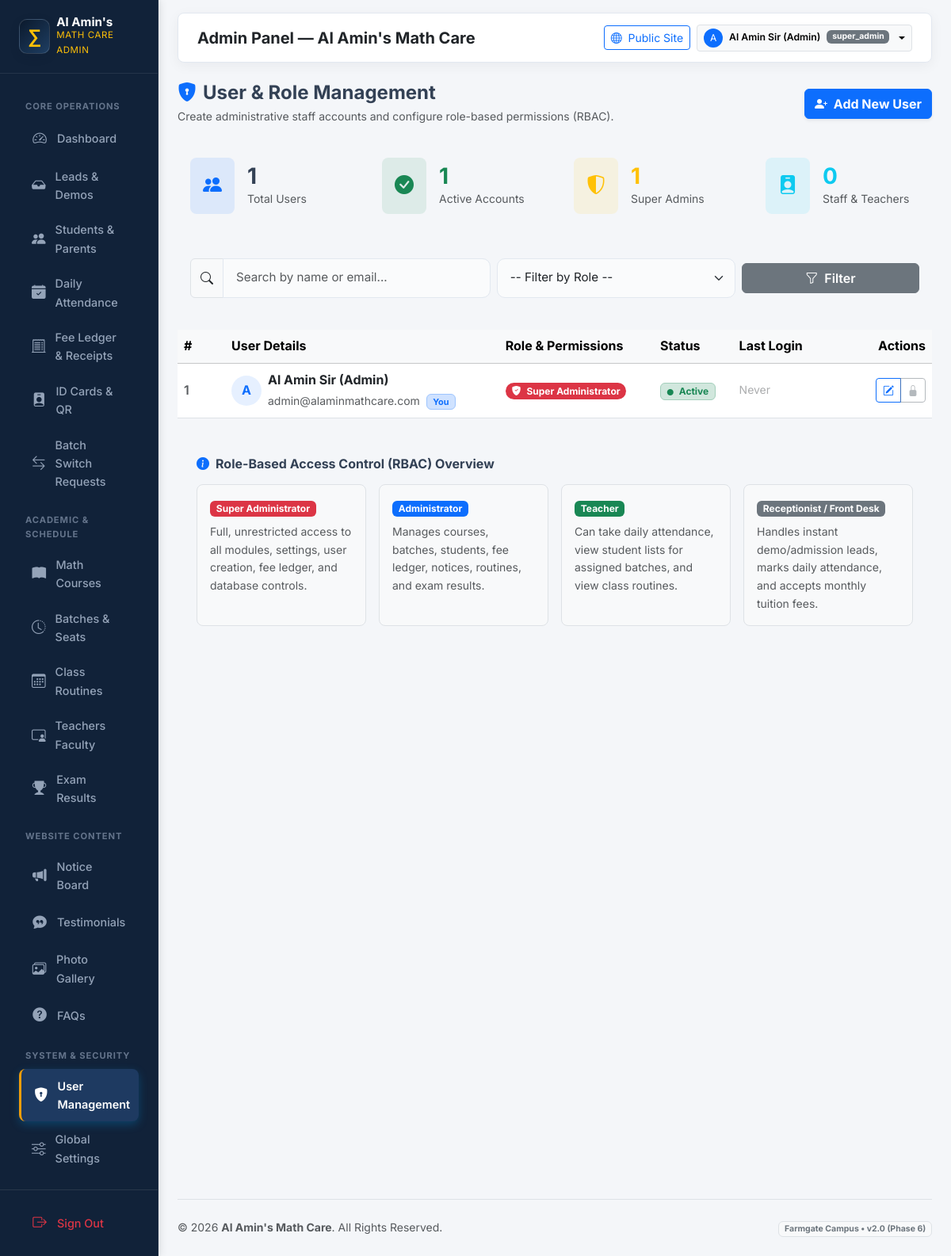
Screenshot of /admin/users/index.php (signed in) with the database file from the repository.
### tables this page shows
CREATE TABLE IF NOT EXISTS `users` (
  `id` INT UNSIGNED AUTO_INCREMENT PRIMARY KEY,
  `role_id` TINYINT UNSIGNED NOT NULL,
  `name` VARCHAR(100) NOT NULL,
  `email` VARCHAR(120) NOT NULL UNIQUE,
  `password` VARCHAR(255) NOT NULL,
  `status` ENUM('active', 'inactive', 'suspended') DEFAULT 'active',
  `failed_login_attempts` TINYINT UNSIGNED DEFAULT 0,
  `lockout_until` DATETIME NULL,
  `last_login` DATETIME NULL,
  `reset_token_hash` VARCHAR(64) DEFAULT NULL,
  `reset_token_expires_at` DATETIME DEFAULT NULL,
  `is_deleted` TINYINT(1) DEFAULT 0,
  `created_at` TIMESTAMP DEFAULT CURRENT_TIMESTAMP,
  `updated_at` TIMESTAMP DEFAULT CURRENT_TIMESTAMP ON UPDATE CURRENT_TIMESTAMP,
  FOREIGN KEY (`role_id`) REFERENCES `roles`(`id`)
);

CREATE TABLE IF NOT EXISTS `roles` (
  `id` TINYINT UNSIGNED AUTO_INCREMENT PRIMARY KEY,
  `slug` VARCHAR(30) NOT NULL UNIQUE,
  `name` VARCHAR(50) NOT NULL
);

### includes/i18n.php (called while the page is built, shortened)
<?php
function app_config(): array
{
    static $config = null;
    if ($config === null) {
        $config = require __DIR__ . '/../config/app.php';
    }
    return $config;
}
function current_locale(): string
{
    $config = app_config();
    $locale = $_GET['lang'] ?? $_COOKIE['site_lang'] ?? $_COOKIE['locale'] ?? $config['default_locale'];
    return $locale;
}
function init_i18n(): void
{
    $config = app_config();
}
function base_url(string $path = ''): string
{
    $base = rtrim(app_config()['base_url'] ?? '', '/');
    $path = ltrim($path, '/');
    return $base . ($path !== '' ? '/' . $path : '');
}

### includes/helpers.php (called while the page is built, shortened)
<?php
function e(?string $value): string
{
    return htmlspecialchars($value ?? '', ENT_QUOTES | ENT_SUBSTITUTE, 'UTF-8');
}
function clean_input(mixed $data): string
{
    return trim(strip_tags((string) $data));
}

### admin/users/index.php (the view, shortened to what this page needs)
<?php
$pdo = db();
$search = clean_input($_GET['search'] ?? '');
$sql = '
    SELECT u.*, r.name AS role_name, r.slug AS role_slug
    FROM users u
    JOIN roles r ON u.role_id = r.id
    WHERE u.is_deleted = 0
';
$params = [];
$sql .= ' ORDER BY u.role_id ASC, u.id ASC';
$stmt = $pdo->prepare($sql);
$stmt->execute($params);
$users = $stmt->fetchAll();
$totalUsers = count($users);
$activeUsers = 0;
$superAdmins = 0;
$staffUsers = 0;
foreach ($users as $u) {
    if ($u['status'] === 'active') {
        $activeUsers++;
    }
    if ($u['role_slug'] === 'super_admin') {
        $superAdmins++;
    } else {
        $staffUsers++;
    }
}
require_once __DIR__ . '/../includes/header.php';
?>
<div class="d-flex justify-content-between align-items-center flex-wrap gap-2 mb-4">
    <div>
        <h4 class="fw-bold mb-1"><i class="bi bi-shield-lock-fill text-primary me-2"></i>User & Role Management</h4>
        <p class="text-muted small mb-0">Create administrative staff accounts and configure role-based permissions (RBAC).</p>
    </div>
    <div>
        <a href="<?= e(base_url('admin/users/create.php')) ?>" class="btn btn-primary fw-bold shadow-sm">
            <i class="bi bi-person-plus-fill me-1"></i> Add New User
        </a>
    </div>
</div>
<div class="row g-3 mb-4">
    <div class="col-6 col-md-3">
        <div class="admin-card p-3">
            <div class="d-flex align-items-center gap-3">
                <div class="rounded-3 bg-primary bg-opacity-10 p-3 text-primary fs-4">
                    <i class="bi bi-people-fill"></i>
                </div>
                <div>
                    <h3 class="fw-bold mb-0"><?= $totalUsers ?></h3>
                    <div class="text-muted small">Total Users</div>
                </div>
            </div>
        </div>
    </div>
    <div class="col-6 col-md-3">
        <div class="admin-card p-3">
            <div class="d-flex align-items-center gap-3">
                <div class="rounded-3 bg-success bg-opacity-10 p-3 text-success fs-4">
                    <i class="bi bi-check-circle-fill"></i>
                </div>
                <div>
                    <h3 class="fw-bold mb-0 text-success"><?= $activeUsers ?></h3>
                    <div class="text-muted small">Active Accounts</div>
                </div>
            </div>
        </div>
    </div>
    <div class="col-6 col-md-3">
        <div class="admin-card p-3">
            <div class="d-flex align-items-center gap-3">
                <div class="rounded-3 bg-warning bg-opacity-10 p-3 text-warning fs-4">
                    <i class="bi bi-shield-shaded"></i>
                </div>
                <div>
                    <h3 class="fw-bold mb-0 text-warning"><?= $superAdmins ?></h3>
                    <div class="text-muted small">Super Admins</div>
                </div>
            </div>
        </div>
    </div>
    <div class="col-6 col-md-3">
        <div class="admin-card p-3">
            <div class="d-flex align-items-center gap-3">
                <div class="rounded-3 bg-info bg-opacity-10 p-3 text-info fs-4">
                    <i class="bi bi-person-badge-fill"></i>
                </div>
                <div>
                    <h3 class="fw-bold mb-0 text-info"><?= $staffUsers ?></h3>
                    <div class="text-muted small">Staff & Teachers</div>
                </div>
            </div>
        </div>
    </div>
</div>
<div class="admin-card mb-4">
    <div class="card-body p-3">
        <form method="GET" action="" class="row g-2 align-items-center">
            <div class="col-md-5">
                <div class="input-group">
                    <span class="input-group-text bg-light"><i class="bi bi-search"></i></span>
                    <input type="text" name="search" class="form-control" placeholder="Search by name or email..." value="<?= e($search) ?>">
                </div>
            </div>
            <div class="col-md-4">
                <select name="role" class="form-select">
                    <option value="">-- Filter by Role --</option>
                </select>
            </div>
            <div class="col-md-3 d-flex gap-2">
                <button type="submit" class="btn btn-secondary w-100 fw-semibold">
                    <i class="bi bi-funnel me-1"></i> Filter
                </button>
            </div>
        </form>
    </div>
</div>
<div class="admin-card">
    <div class="table-responsive">
        <table class="table table-hover align-middle mb-0">
            <thead class="table-light">
                <tr>
                    <th style="width: 60px;">#</th>
                    <th>User Details</th>
                    <th>Role & Permissions</th>
                    <th>Status</th>
                    <th>Last Login</th>
                    <th class="text-end" style="width: 140px;">Actions</th>
                </tr>
            </thead>
            <tbody>
                <?php if (empty($users)): ?>
                    <tr>
                        <td colspan="6" class="text-center py-4 text-muted">
                            <i class="bi bi-person-x fs-2 d-block mb-2 opacity-50"></i>
                            No users found matching your criteria.
                        </td>
                    </tr>
                <?php else: ?>
                    <?php foreach ($users as $index => $u): ?>
                        <tr>
                            <td class="text-muted fw-semibold"><?= $index + 1 ?></td>
                            <td>
                                <div class="d-flex align-items-center gap-2">
                                    <div class="rounded-circle bg-primary bg-opacity-10 text-primary fw-bold d-flex align-items-center justify-content-center" style="width: 38px; height: 38px;">
                                        <?= strtoupper(substr($u['name'], 0, 1)) ?>
                                    </div>
                                    <div>
                                        <strong class="text-dark d-block"><?= e($u['name']) ?></strong>
                                        <small class="text-muted"><?= e($u['email']) ?></small>
                                        <?php if ((int)$u['id'] === (int)($_SESSION['admin_user_id'] ?? 0)): ?>
                                            <span class="badge bg-primary-subtle text-primary border border-primary-subtle ms-1" style="font-size: 0.68rem;">You</span>
                                        <?php endif; ?>
                                    </div>
                                </div>
                            </td>
                            <td>
                                <?php
                                $roleBadge = match($u['role_slug']) {
                                    'super_admin' => 'bg-danger text-white',
                                    'admin'       => 'bg-primary text-white',
                                    'teacher'     => 'bg-success text-white',
                                    default       => 'bg-secondary text-white',
                                };
                                ?>
                                <span class="badge rounded-pill px-2.5 py-1 <?= $roleBadge ?>">
                                    <i class="bi <?= $u['role_slug'] === 'super_admin' ? 'bi-shield-fill-check' : 'bi-person-badge' ?> me-1"></i>
                                    <?= e($u['role_name']) ?>
                                </span>
                            </td>
                            <td>
                                <?php if ($u['status'] === 'active'): ?>
                                    <span class="badge bg-success-subtle text-success border border-success-subtle">
                                        <i class="bi bi-circle-fill me-1" style="font-size: 0.5rem;"></i> Active
                                    </span>
                                <?php elseif ($u['status'] === 'suspended'): ?>
                                    <span class="badge bg-danger-subtle text-danger border border-danger-subtle">
                                        <i class="bi bi-slash-circle me-1"></i> Suspended
                                    </span>
                                <?php else: ?>
                                    <span class="badge bg-secondary-subtle text-secondary border border-secondary-subtle">
                                        <i class="bi bi-pause-circle me-1"></i> Inactive
                                    </span>
                                <?php endif; ?>
                            </td>
                            <td class="small text-muted">
                                <?= !empty($u['last_login']) ? date('d M Y, h:i A', strtotime($u['last_login'])) : '<span class="text-muted opacity-50">Never</span>' ?>
                            </td>
                            <td class="text-end">
                                <div class="btn-group btn-group-sm">
                                    <a href="<?= e(base_url('admin/users/edit.php?id=' . $u['id'])) ?>" class="btn btn-outline-primary" title="Edit User & Permissions">
                                        <i class="bi bi-pencil-square"></i>
                                    </a>
                                    <?php if ((int)$u['id'] !== (int)($_SESSION['admin_user_id'] ?? 0) && (int)$u['id'] !== 1): ?>
                                        <button type="button" class="btn btn-outline-danger" title="Delete User"
                                                onclick="confirmDelete(<?= $u['id'] ?>, '<?= e(addslashes($u['name'])) ?>')">
                                            <i class="bi bi-trash"></i>
                                        </button>
                                    <?php else: ?>
                                        <button class="btn btn-outline-secondary opacity-50" disabled title="Cannot delete your own account or root admin">
                                            <i class="bi bi-lock-fill"></i>
                                        </button>
                                    <?php endif; ?>
                                </div>
                            </td>
                        </tr>
                    <?php endforeach; ?>
                <?php endif; ?>
            </tbody>
        </table>
    </div>
</div>
<div class="admin-card mt-4 p-4">
    <h6 class="fw-bold mb-3"><i class="bi bi-info-circle-fill text-primary me-2"></i>Role-Based Access Control (RBAC) Overview</h6>
    <div class="row g-3">
        <div class="col-md-3">
            <div class="p-3 border rounded-3 bg-light h-100">
                <span class="badge bg-danger mb-2">Super Administrator</span>
                <p class="small text-muted mb-0">Full, unrestricted access to all modules, settings, user creation, fee ledger, and database controls.</p>
            </div>
        </div>
        <div class="col-md-3">
            <div class="p-3 border rounded-3 bg-light h-100">
                <span class="badge bg-primary mb-2">Administrator</span>
                <p class="small text-muted mb-0">Manages courses, batches, students, fee ledger, notices, routines, and exam results.</p>
            </div>
        </div>
        <div class="col-md-3">
            <div class="p-3 border rounded-3 bg-light h-100">
                <span class="badge bg-success mb-2">Teacher</span>
                <p class="small text-muted mb-0">Can take daily attendance, view student lists for assigned batches, and view class routines.</p>
            </div>
        </div>
        <div class="col-md-3">
            <div class="p-3 border rounded-3 bg-light h-100">
                <span class="badge bg-secondary mb-2">Receptionist / Front Desk</span>
                <p class="small text-muted mb-0">Handles instant demo/admission leads, marks daily attendance, and accepts monthly tuition fees.</p>
            </div>
        </div>
    </div>
</div>
<?php require_once __DIR__ . '/../includes/footer.php'; ?>

### admin/includes/header.php (shortened to what this page needs)
<?php
$pageTitle = $adminPageTitle ?? 'Admin Panel — Al Amin\'s Math Care';
$adminUser = $_SESSION['admin_user'] ?? 'Admin';
$adminRole = $_SESSION['admin_role'] ?? 'super_admin';
?>
<!DOCTYPE html>
<html lang="en">
<head>
    <link href="https://cdn.jsdelivr.net/npm/bootstrap@5.3.3/dist/css/bootstrap.min.css" rel="stylesheet">
    <link href="https://cdn.jsdelivr.net/npm/bootstrap-icons@1.11.3/font/bootstrap-icons.min.css" rel="stylesheet">
    <link href="<?= e(base_url('assets/css/main.css')) ?>" rel="stylesheet">
    <link href="<?= e(base_url('assets/css/admin.css')) ?>" rel="stylesheet">
</head>
<body>
<div class="container-fluid">
    <div class="row">
        <?php require_once __DIR__ . '/sidebar.php'; ?>
        <main class="col-md-9 col-lg-10 ms-sm-auto px-md-4 py-3 min-vh-100 d-flex flex-column">
            <div class="admin-topbar rounded-3 mb-4 d-flex justify-content-between align-items-center">
                <div class="d-flex align-items-center gap-3">
                    <div>
                        <h5 class="mb-0 fw-bold text-dark"><?= e($adminPageHeading ?? $pageTitle) ?></h5>
                    </div>
                </div>
                <div class="d-flex align-items-center gap-2">
                    <a href="<?= e(base_url('index.php')) ?>" class="btn btn-sm btn-outline-primary" target="_blank">
                        <i class="bi bi-globe me-1"></i> Public Site
                    </a>
                    <div class="dropdown">
                        <button class="btn btn-sm btn-light border dropdown-toggle d-flex align-items-center gap-2" type="button" data-bs-toggle="dropdown">
                            <span class="rounded-circle bg-primary text-white d-inline-flex align-items-center justify-content-center" style="width: 24px; height: 24px; font-size: 0.75rem;">
                                <?= strtoupper(substr($adminUser, 0, 1)) ?>
                            </span>
                            <span class="fw-semibold small"><?= e($adminUser) ?></span>
                            <span class="badge bg-secondary" style="font-size: 0.65rem;"><?= e($adminRole) ?></span>
                        </button>
                    </div>
                </div>
            </div>

### rows the page displays
users: role.slug "super_admin", name "A", name "Al Amin Sir (Admin)", email "admin@alaminmathcare.com", shows "You", role.name "Super Administrator", status "active" (drawn), shows "Never"

### other values shown
$adminPageHeading "Admin Panel — Al Amin's Math Care"
substr($adminUser, 0, 1) "A"
$adminUser "Al Amin Sir (Admin)"
$totalUsers "1"
$activeUsers "1"
$superAdmins "1"
$staffUsers "0"
